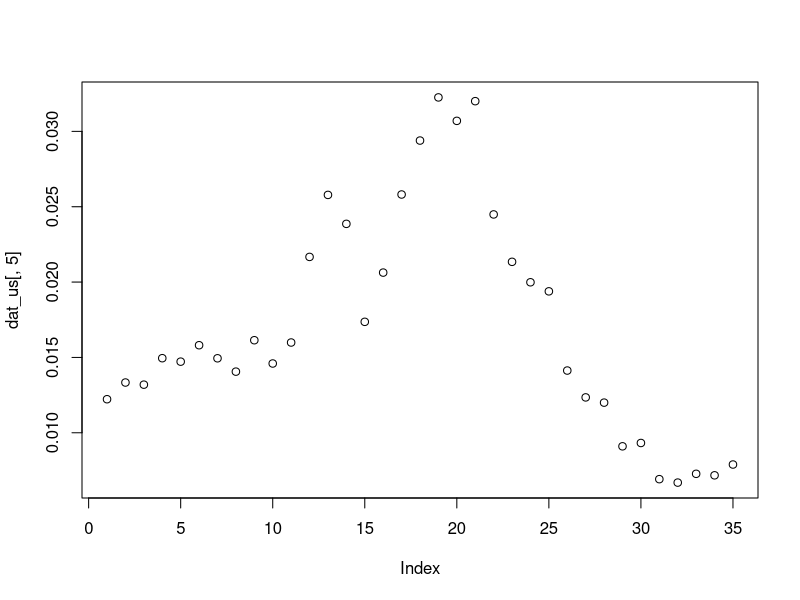
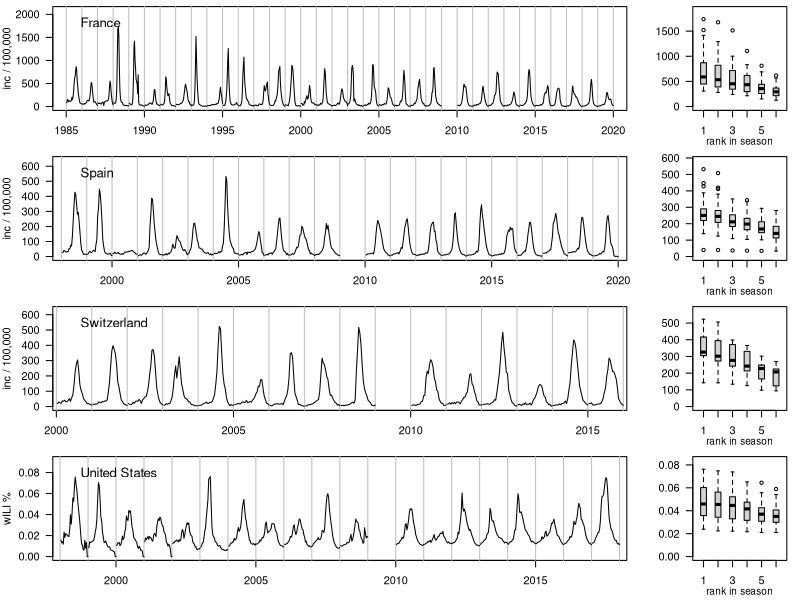

These figures' R source, in order:
setwd("/home/johannes/Documents/Ideas/mem/Simulations")

dat_ch <- read.csv("../Data/for_mem/ili_mem_ch.csv")
dat_es <- read.csv("../Data/for_mem/ili_mem_es.csv")
dat_fr <- read.csv("../Data/for_mem/ili_mem_fr.csv")
dat_us <- read.csv("../Data/for_mem/ili_mem_us.csv")

dim(dat_us)

plot(dat_us[, 5])

matr <- dat_ch
xlim <- c(1990, 2020)
plot_mem_ts <- function(matr, xlim, ylab = "inc / 100,000", ...){
  years <- as.numeric(substr(colnames(matr), start = 13, stop = 16)) - 1
  plot(NULL, xlim = xlim, ylim = c(0, 1.2*max(matr)), xlab = "", ylab = ylab, ...)
  abline(v = seq(from = floor(xlim[1]), to = ceiling(xlim[2])), col = "grey")

  weeks_per_seas <- nrow(matr)
  for(i in 1:ncol(matr)){
    x <- years[i] + (1:weeks_per_seas)/weeks_per_seas
    lines(x, matr[, i])
  }
}

bplot_ranks <- function(matr, ylab = ""){
  plot(NULL, xlim = c(0.5, 6.5), ylim = c(0, 1.1*max(matr)), xlab = "", ylab = ylab)
  mtext("rank in season", 1, line = 1.8, cex = 0.6)
  get_nth <- function(vect, n) sort(vect, decreasing = TRUE)[n]
  for(i in 1:6) boxplot(apply(matr, 2, get_nth, n = i), at = i, add = TRUE, axes = FALSE)
}

pdf("../Draft/figure/plot_data.pdf", width = 9, height = 5.5)
par(las = 1, mar = c(3, 4, 0.5, 1))
layout(matrix(1:8, ncol = 2, byrow = TRUE), widths = c(8, 2))
plot_mem_ts(dat_fr, xlim = c(1985.5, 2019.5)); legend("topleft", legend = " France", bty = "n", cex = 1.2)
bplot_ranks(dat_fr)

plot_mem_ts(dat_es, xlim = c(1998.5, 2019.5)); legend("topleft", legend = " Spain", bty = "n", cex = 1.2)
bplot_ranks(dat_es)

plot_mem_ts(dat_ch, xlim = c(2000.5, 2015.5)); legend("topleft", legend = " Switzerland", bty = "n", cex = 1.2)
bplot_ranks(dat_ch)

plot_mem_ts(dat_us, xlim = c(1998.5, 2017.5), ylab = "wILI %"); legend("topleft", legend = " United States", bty = "n", cex = 1.2)
bplot_ranks(dat_us)
dev.off()

